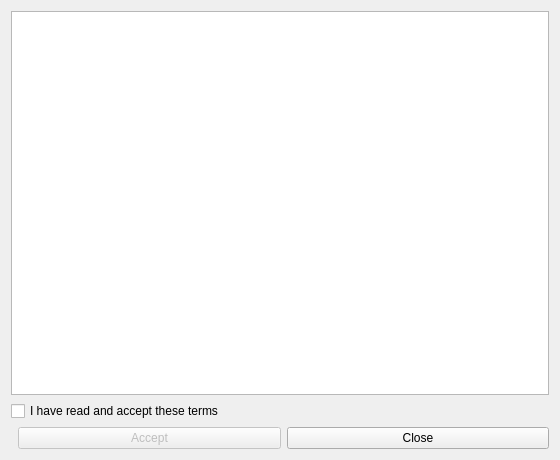
<?xml version="1.0" encoding="UTF-8"?>
<!-- SPDX-FileCopyrightText: 2026 Manjula Herath -->
<!-- SPDX-License-Identifier: GPL-3.0-or-later -->
<!-- Part of OsteotomyCuts, a 3D Slicer extension. See LICENSE and DISCLAIMER.md. -->
<ui version="4.0">
 <class>DisclaimerDialog</class>
 <widget class="QDialog" name="DisclaimerDialog">
  <property name="geometry">
   <rect>
    <x>0</x>
    <y>0</y>
    <width>560</width>
    <height>460</height>
   </rect>
  </property>
  <property name="windowTitle">
   <string>Osteotomy Cuts: terms of use</string>
  </property>
  <property name="modal">
   <bool>true</bool>
  </property>
  <layout class="QVBoxLayout" name="disclaimerLayout">
   <item>
    <widget class="QTextBrowser" name="disclaimerTextBrowser">
     <property name="openExternalLinks">
      <bool>true</bool>
     </property>
    </widget>
   </item>
   <item>
    <widget class="QCheckBox" name="acceptCheckBox">
     <property name="text">
      <string>I have read and accept these terms</string>
     </property>
    </widget>
   </item>
   <item>
    <layout class="QHBoxLayout" name="disclaimerButtonsLayout">
     <item>
      <spacer name="disclaimerButtonsSpacer">
       <property name="orientation">
        <enum>Qt::Horizontal</enum>
       </property>
      </spacer>
     </item>
     <item>
      <widget class="QPushButton" name="acceptButton">
       <property name="enabled">
        <bool>false</bool>
       </property>
       <property name="text">
        <string>Accept</string>
       </property>
      </widget>
     </item>
     <item>
      <widget class="QPushButton" name="closeButton">
       <property name="text">
        <string>Close</string>
       </property>
      </widget>
     </item>
    </layout>
   </item>
  </layout>
 </widget>
 <resources/>
 <connections>
  <connection>
   <sender>acceptCheckBox</sender>
   <signal>toggled(bool)</signal>
   <receiver>acceptButton</receiver>
   <slot>setEnabled(bool)</slot>
  </connection>
  <connection>
   <sender>acceptButton</sender>
   <signal>clicked()</signal>
   <receiver>DisclaimerDialog</receiver>
   <slot>accept()</slot>
  </connection>
  <connection>
   <sender>closeButton</sender>
   <signal>clicked()</signal>
   <receiver>DisclaimerDialog</receiver>
   <slot>reject()</slot>
  </connection>
 </connections>
</ui>
